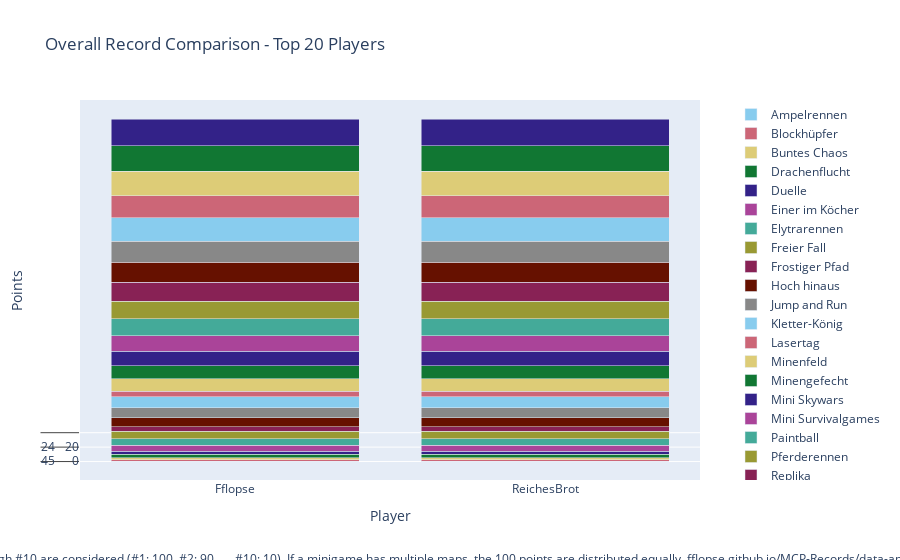

Write notebook code for a chart like this one.
### Code cell
import plotly.graph_objects as go

# Sum all columns to get the total score
outDf['Total'] = outDf.sum(axis=1)

# Sort by total score and fill N/A values with 0
outDf = outDf.sort_values(by='Total', ascending=False).fillna(0)

# Crop to top 10 players
cropDf = outDf.head(20).copy()

# Drop the 'Total' column for plotting
cropDf = cropDf.drop(columns=['Total'])

# Create a color palette
color_palette = px.colors.qualitative.Safe

# Create the stacked bar plot
fig = go.Figure()

for column in cropDf.columns.difference(['Player']):
    fig.add_trace(go.Bar(
        x=cropDf.index,
        y=cropDf[column],
        name=column,
        marker_color=color_palette[len(fig.data) % len(color_palette)]
    ))

# Update layout
fig.update_layout(
    barmode='stack',
    title='Overall Record Comparison - Top 20 Players',
    xaxis=dict(title='Player'),
    yaxis=dict(title='Points'),
    #height=800,
    #width=1000,
    legend=dict(
        x=1.05,
        y=0.5,
        traceorder='normal',
        font=dict(size=12),
        bgcolor='rgba(255, 255, 255, 0)',
        bordercolor='rgba(0, 0, 0, 0)'
    ),
    margin=dict(r=200),  # Adjust right margin to make room for the legend
    annotations=[
        dict(
            x=0.5,
            y=-0.235,
            xref='paper',
            yref='paper',
            text='Max 100 points per minigame. Records #1 through #10 are considered (#1: 100, #2: 90, ..., #10: 10). If a minigame has multiple maps, the 100 points are distributed equally. fflopse.github.io/MCP-Records/data-analysis/global-ranking.ipynb',
            showarrow=False,
            font=dict(size=12),
            xanchor='center'
        )
    ]
)

fig.show()

# save the plot as an html file

fig.write_html('out/overall_record_comparison.html')

### Figure 1 — Plotly figure (JSON) as saved in the notebook; plotly's stock layout.template omitted (floating-point values rounded to 4 significant figures)
{"data": [{"marker": {"color": "rgb(136, 204, 238)"}, "name": "Ampelrennen", "type": "bar", "x": ["Fflopse", "ReichesBrot", "Gobo9", "cediiiiii_10", "Pedrozockt", "HerrDante", "_n3d", "Ex4cted", "JOW23", "CML_Justin", "Umgfoin", "Freeeedom", "yiiq", "Ninivee", "Allooy", "2wc", "lizsyy", "DarkCobweb", "yzvm", "camman18YT"], "y": [[45, 45], [0, 0], [50, 50], [15, 15], [70, 70], [25, 25], [20, 20], [45, 45], [0, 0], [0, 0], [50, 50], [0, 0], [0, 0], [0, 0], [0, 0], [0, 0], [10, 10], [0, 0], [0, 0], [0, 0]]}, {"marker": {"color": "rgb(204, 102, 119)"}, "name": "Blockhüpfer", "type": "bar", "x": ["Fflopse", "ReichesBrot", "Gobo9", "cediiiiii_10", "Pedrozockt", "HerrDante", "_n3d", "Ex4cted", "JOW23", "CML_Justin", "Umgfoin", "Freeeedom", "yiiq", "Ninivee", "Allooy", "2wc", "lizsyy", "DarkCobweb", "yzvm", "camman18YT"], "y": [[80, 80], [100, 100], [40, 40], [0, 0], [0, 0], [0, 0], [0, 0], [70, 70], [0, 0], [60, 60], [0, 0], [0, 0], [0, 0], [0, 0], [20, 20], [0, 0], [0, 0], [0, 0], [0, 0], [0, 0]]}, {"marker": {"color": "rgb(221, 204, 119)"}, "name": "Buntes Chaos", "type": "bar", "x": ["Fflopse", "ReichesBrot", "Gobo9", "cediiiiii_10", "Pedrozockt", "HerrDante", "_n3d", "Ex4cted", "JOW23", "CML_Justin", "Umgfoin", "Freeeedom", "yiiq", "Ninivee", "Allooy", "2wc", "lizsyy", "DarkCobweb", "yzvm", "camman18YT"], "y": [[100, 100], [100, 100], [50, 50], [50, 50], [100, 100], [50, 50], [100, 100], [50, 50], [0, 0], [50, 50], [100, 100], [50, 50], [0, 0], [100, 100], [50, 50], [0, 0], [100, 100], [0, 0], [0, 0], [0, 0]]}, {"marker": {"color": "rgb(17, 119, 51)"}, "name": "Drachenflucht", "type": "bar", "x": ["Fflopse", "ReichesBrot", "Gobo9", "cediiiiii_10", "Pedrozockt", "HerrDante", "_n3d", "Ex4cted", "JOW23", "CML_Justin", "Umgfoin", "Freeeedom", "yiiq", "Ninivee", "Allooy", "2wc", "lizsyy", "DarkCobweb", "yzvm", "camman18YT"], "y": [[0, 0], [0, 0], [0, 0], [0, 0], [26.67, 26.67], [0, 0], [0, 0], [0, 0], [0, 0], [0, 0], [0, 0], [0, 0], [0, 0], [0, 0], [0, 0], [0, 0], [30, 30], [0, 0], [0, 0], [6.667, 6.667]]}, {"marker": {"color": "rgb(51, 34, 136)"}, "name": "Duelle", "type": "bar", "x": ["Fflopse", "ReichesBrot", "Gobo9", "cediiiiii_10", "Pedrozockt", "HerrDante", "_n3d", "Ex4cted", "JOW23", "CML_Justin", "Umgfoin", "Freeeedom", "yiiq", "Ninivee", "Allooy", "2wc", "lizsyy", "DarkCobweb", "yzvm", "camman18YT"], "y": [[0, 0], [0, 0], [0, 0], [60, 60], [0, 0], [0, 0], [0, 0], [0, 0], [0, 0], [0, 0], [0, 0], [0, 0], [0, 0], [0, 0], [0, 0], [60, 60], [0, 0], [60, 60], [60, 60], [0, 0]]}, {"marker": {"color": "rgb(170, 68, 153)"}, "name": "Einer im Köcher", "type": "bar", "x": ["Fflopse", "ReichesBrot", "Gobo9", "cediiiiii_10", "Pedrozockt", "HerrDante", "_n3d", "Ex4cted", "JOW23", "CML_Justin", "Umgfoin", "Freeeedom", "yiiq", "Ninivee", "Allooy", "2wc", "lizsyy", "DarkCobweb", "yzvm", "camman18YT"], "y": [[83.33, 83.33], [13.33, 13.33], [20, 20], [36.67, 36.67], [0, 0], [83.33, 83.33], [10, 10], [0, 0], [13.33, 13.33], [0, 0], [0, 0], [33.33, 33.33], [0, 0], [0, 0], [26.67, 26.67], [0, 0], [0, 0], [0, 0], [0, 0], [0, 0]]}, {"marker": {"color": "rgb(68, 170, 153)"}, "name": "Elytrarennen", "type": "bar", "x": ["Fflopse", "ReichesBrot", "Gobo9", "cediiiiii_10", "Pedrozockt", "HerrDante", "_n3d", "Ex4cted", "JOW23", "CML_Justin", "Umgfoin", "Freeeedom", "yiiq", "Ninivee", "Allooy", "2wc", "lizsyy", "DarkCobweb", "yzvm", "camman18YT"], "y": [[83.33, 83.33], [96.67, 96.67], [30, 30], [0, 0], [0, 0], [0, 0], [63.33, 63.33], [0, 0], [0, 0], [66.67, 66.67], [6.667, 6.667], [56.67, 56.67], [0, 0], [0, 0], [53.33, 53.33], [0, 0], [0, 0], [0, 0], [0, 0], [0, 0]]}, {"marker": {"color": "rgb(153, 153, 51)"}, "name": "Freier Fall", "type": "bar", "x": ["Fflopse", "ReichesBrot", "Gobo9", "cediiiiii_10", "Pedrozockt", "HerrDante", "_n3d", "Ex4cted", "JOW23", "CML_Justin", "Umgfoin", "Freeeedom", "yiiq", "Ninivee", "Allooy", "2wc", "lizsyy", "DarkCobweb", "yzvm", "camman18YT"], "y": [[42.5, 42.5], [40, 40], [45, 45], [50, 50], [25, 25], [62.5, 62.5], [0, 0], [12.5, 12.5], [0, 0], [20, 20], [0, 0], [5, 5], [0, 0], [0, 0], [17.5, 17.5], [40, 40], [0, 0], [0, 0], [0, 0], [0, 0]]}, {"marker": {"color": "rgb(136, 34, 85)"}, "name": "Frostiger Pfad", "type": "bar", "x": ["Fflopse", "ReichesBrot", "Gobo9", "cediiiiii_10", "Pedrozockt", "HerrDante", "_n3d", "Ex4cted", "JOW23", "CML_Justin", "Umgfoin", "Freeeedom", "yiiq", "Ninivee", "Allooy", "2wc", "lizsyy", "DarkCobweb", "yzvm", "camman18YT"], "y": [[0, 0], [90, 90], [100, 100], [0, 0], [0, 0], [0, 0], [0, 0], [0, 0], [0, 0], [0, 0], [0, 0], [80, 80], [0, 0], [60, 60], [20, 20], [0, 0], [0, 0], [0, 0], [0, 0], [0, 0]]}, {"marker": {"color": "rgb(102, 17, 0)"}, "name": "Hoch hinaus", "type": "bar", "x": ["Fflopse", "ReichesBrot", "Gobo9", "cediiiiii_10", "Pedrozockt", "HerrDante", "_n3d", "Ex4cted", "JOW23", "CML_Justin", "Umgfoin", "Freeeedom", "yiiq", "Ninivee", "Allooy", "2wc", "lizsyy", "DarkCobweb", "yzvm", "camman18YT"], "y": [[70, 70], [40, 40], [50, 50], [0, 0], [80, 80], [0, 0], [60, 60], [0, 0], [30, 30], [20, 20], [0, 0], [0, 0], [0, 0], [90, 90], [0, 0], [0, 0], [0, 0], [0, 0], [0, 0], [0, 0]]}, {"marker": {"color": "rgb(136, 136, 136)"}, "name": "Jump and Run", "type": "bar", "x": ["Fflopse", "ReichesBrot", "Gobo9", "cediiiiii_10", "Pedrozockt", "HerrDante", "_n3d", "Ex4cted", "JOW23", "CML_Justin", "Umgfoin", "Freeeedom", "yiiq", "Ninivee", "Allooy", "2wc", "lizsyy", "DarkCobweb", "yzvm", "camman18YT"], "y": [[53.33, 53.33], [93.33, 93.33], [93.33, 93.33], [20, 20], [30, 30], [23.33, 23.33], [0, 0], [0, 0], [0, 0], [16.67, 16.67], [0, 0], [0, 0], [0, 0], [0, 0], [0, 0], [13.33, 13.33], [10, 10], [0, 0], [0, 0], [33.33, 33.33]]}, {"marker": {"color": "rgb(136, 204, 238)"}, "name": "Kletter-König", "type": "bar", "x": ["Fflopse", "ReichesBrot", "Gobo9", "cediiiiii_10", "Pedrozockt", "HerrDante", "_n3d", "Ex4cted", "JOW23", "CML_Justin", "Umgfoin", "Freeeedom", "yiiq", "Ninivee", "Allooy", "2wc", "lizsyy", "DarkCobweb", "yzvm", "camman18YT"], "y": [[85, 85], [100, 100], [30, 30], [0, 0], [10, 10], [20, 20], [0, 0], [0, 0], [0, 0], [20, 20], [0, 0], [0, 0], [80, 80], [0, 0], [0, 0], [0, 0], [0, 0], [0, 0], [15, 15], [30, 30]]}, {"marker": {"color": "rgb(204, 102, 119)"}, "name": "Lasertag", "type": "bar", "x": ["Fflopse", "ReichesBrot", "Gobo9", "cediiiiii_10", "Pedrozockt", "HerrDante", "_n3d", "Ex4cted", "JOW23", "CML_Justin", "Umgfoin", "Freeeedom", "yiiq", "Ninivee", "Allooy", "2wc", "lizsyy", "DarkCobweb", "yzvm", "camman18YT"], "y": [[83.33, 83.33], [13.33, 13.33], [20, 20], [0, 0], [26.67, 26.67], [83.33, 83.33], [0, 0], [30, 30], [43.33, 43.33], [0, 0], [0, 0], [0, 0], [0, 0], [0, 0], [0, 0], [23.33, 23.33], [0, 0], [0, 0], [0, 0], [0, 0]]}, {"marker": {"color": "rgb(221, 204, 119)"}, "name": "Minenfeld", "type": "bar", "x": ["Fflopse", "ReichesBrot", "Gobo9", "cediiiiii_10", "Pedrozockt", "HerrDante", "_n3d", "Ex4cted", "JOW23", "CML_Justin", "Umgfoin", "Freeeedom", "yiiq", "Ninivee", "Allooy", "2wc", "lizsyy", "DarkCobweb", "yzvm", "camman18YT"], "y": [[43.33, 43.33], [20, 20], [6.667, 6.667], [10, 10], [0, 0], [40, 40], [23.33, 23.33], [10, 10], [0, 0], [0, 0], [0, 0], [0, 0], [0, 0], [16.67, 16.67], [0, 0], [0, 0], [0, 0], [0, 0], [0, 0], [0, 0]]}, {"marker": {"color": "rgb(17, 119, 51)"}, "name": "Minengefecht", "type": "bar", "x": ["Fflopse", "ReichesBrot", "Gobo9", "cediiiiii_10", "Pedrozockt", "HerrDante", "_n3d", "Ex4cted", "JOW23", "CML_Justin", "Umgfoin", "Freeeedom", "yiiq", "Ninivee", "Allooy", "2wc", "lizsyy", "DarkCobweb", "yzvm", "camman18YT"], "y": [[12.5, 12.5], [22.5, 22.5], [30, 30], [75, 75], [0, 0], [10, 10], [20, 20], [0, 0], [45, 45], [10, 10], [0, 0], [10, 10], [50, 50], [0, 0], [0, 0], [22.5, 22.5], [0, 0], [60, 60], [35, 35], [0, 0]]}, {"marker": {"color": "rgb(51, 34, 136)"}, "name": "Mini Skywars", "type": "bar", "x": ["Fflopse", "ReichesBrot", "Gobo9", "cediiiiii_10", "Pedrozockt", "HerrDante", "_n3d", "Ex4cted", "JOW23", "CML_Justin", "Umgfoin", "Freeeedom", "yiiq", "Ninivee", "Allooy", "2wc", "lizsyy", "DarkCobweb", "yzvm", "camman18YT"], "y": [[24, 24], [20, 20], [76, 76], [48, 48], [26, 26], [0, 0], [20, 20], [12, 12], [20, 20], [18, 18], [18, 18], [22, 22], [10, 10], [8, 8], [0, 0], [34, 34], [0, 0], [32, 32], [0, 0], [8, 8]]}, {"marker": {"color": "rgb(170, 68, 153)"}, "name": "Mini Survivalgames", "type": "bar", "x": ["Fflopse", "ReichesBrot", "Gobo9", "cediiiiii_10", "Pedrozockt", "HerrDante", "_n3d", "Ex4cted", "JOW23", "CML_Justin", "Umgfoin", "Freeeedom", "yiiq", "Ninivee", "Allooy", "2wc", "lizsyy", "DarkCobweb", "yzvm", "camman18YT"], "y": [[26.67, 26.67], [33.33, 33.33], [16.67, 16.67], [26.67, 26.67], [0, 0], [0, 0], [0, 0], [6.667, 6.667], [16.67, 16.67], [0, 0], [0, 0], [16.67, 16.67], [0, 0], [10, 10], [0, 0], [26.67, 26.67], [0, 0], [10, 10], [0, 0], [60, 60]]}, {"marker": {"color": "rgb(68, 170, 153)"}, "name": "Paintball", "type": "bar", "x": ["Fflopse", "ReichesBrot", "Gobo9", "cediiiiii_10", "Pedrozockt", "HerrDante", "_n3d", "Ex4cted", "JOW23", "CML_Justin", "Umgfoin", "Freeeedom", "yiiq", "Ninivee", "Allooy", "2wc", "lizsyy", "DarkCobweb", "yzvm", "camman18YT"], "y": [[73.33, 73.33], [86.67, 86.67], [0, 0], [0, 0], [50, 50], [40, 40], [6.667, 6.667], [0, 0], [0, 0], [0, 0], [0, 0], [23.33, 23.33], [20, 20], [0, 0], [20, 20], [33.33, 33.33], [0, 0], [16.67, 16.67], [20, 20], [0, 0]]}, {"marker": {"color": "rgb(153, 153, 51)"}, "name": "Pferderennen", "type": "bar", "x": ["Fflopse", "ReichesBrot", "Gobo9", "cediiiiii_10", "Pedrozockt", "HerrDante", "_n3d", "Ex4cted", "JOW23", "CML_Justin", "Umgfoin", "Freeeedom", "yiiq", "Ninivee", "Allooy", "2wc", "lizsyy", "DarkCobweb", "yzvm", "camman18YT"], "y": [[88.33, 88.33], [70, 70], [65, 65], [71.67, 71.67], [38.33, 38.33], [6.667, 6.667], [0, 0], [0, 0], [0, 0], [0, 0], [13.33, 13.33], [8.333, 8.333], [41.67, 41.67], [0, 0], [0, 0], [0, 0], [26.67, 26.67], [0, 0], [13.33, 13.33], [0, 0]]}, {"marker": {"color": "rgb(136, 34, 85)"}, "name": "Replika", "type": "bar", "x": ["Fflopse", "ReichesBrot", "Gobo9", "cediiiiii_10", "Pedrozockt", "HerrDante", "_n3d", "Ex4cted", "JOW23", "CML_Justin", "Umgfoin", "Freeeedom", "yiiq", "Ninivee", "Allooy", "2wc", "lizsyy", "DarkCobweb", "yzvm", "camman18YT"], "y": [[54.66, 54.66], [15.24, 15.24], [91.36, 91.36], [48.45, 48.45], [53.5, 53.5], [6.99, 6.99], [5.437, 5.437], [40.49, 40.49], [1.845, 1.845], [5.922, 5.922], [0, 0], [4.757, 4.757], [29.13, 29.13], [0, 0], [2.524, 2.524], [2.233, 2.233], [15.24, 15.24], [1.262, 1.262], [0, 0], [4.466, 4.466]]}, {"marker": {"color": "rgb(102, 17, 0)"}, "name": "Sammelwahn", "type": "bar", "x": ["Fflopse", "ReichesBrot", "Gobo9", "cediiiiii_10", "Pedrozockt", "HerrDante", "_n3d", "Ex4cted", "JOW23", "CML_Justin", "Umgfoin", "Freeeedom", "yiiq", "Ninivee", "Allooy", "2wc", "lizsyy", "DarkCobweb", "yzvm", "camman18YT"], "y": [[20.47, 20.47], [2.791, 2.791], [27.91, 27.91], [29.53, 29.53], [12.33, 12.33], [6.512, 6.512], [6.744, 6.744], [13.49, 13.49], [2.093, 2.093], [6.279, 6.279], [5.814, 5.814], [6.977, 6.977], [0, 0], [1.628, 1.628], [4.884, 4.884], [0, 0], [3.953, 3.953], [3.023, 3.023], [3.256, 3.256], [4.651, 4.651]]}, {"marker": {"color": "rgb(136, 136, 136)"}, "name": "Schießstand", "type": "bar", "x": ["Fflopse", "ReichesBrot", "Gobo9", "cediiiiii_10", "Pedrozockt", "HerrDante", "_n3d", "Ex4cted", "JOW23", "CML_Justin", "Umgfoin", "Freeeedom", "yiiq", "Ninivee", "Allooy", "2wc", "lizsyy", "DarkCobweb", "yzvm", "camman18YT"], "y": [[96.67, 96.67], [10, 10], [50, 50], [40, 40], [0, 0], [66.67, 66.67], [26.67, 26.67], [90, 90], [10, 10], [0, 0], [0, 0], [0, 0], [0, 0], [0, 0], [0, 0], [0, 0], [33.33, 33.33], [0, 0], [0, 0], [0, 0]]}, {"marker": {"color": "rgb(136, 204, 238)"}, "name": "Spleef", "type": "bar", "x": ["Fflopse", "ReichesBrot", "Gobo9", "cediiiiii_10", "Pedrozockt", "HerrDante", "_n3d", "Ex4cted", "JOW23", "CML_Justin", "Umgfoin", "Freeeedom", "yiiq", "Ninivee", "Allooy", "2wc", "lizsyy", "DarkCobweb", "yzvm", "camman18YT"], "y": [[50, 50], [75, 75], [50, 50], [70, 70], [50, 50], [20, 20], [40, 40], [20, 20], [40, 40], [30, 30], [70, 70], [0, 0], [20, 20], [0, 0], [30, 30], [0, 0], [30, 30], [20, 20], [0, 0], [0, 0]]}, {"marker": {"color": "rgb(204, 102, 119)"}, "name": "Todeswürfel", "type": "bar", "x": ["Fflopse", "ReichesBrot", "Gobo9", "cediiiiii_10", "Pedrozockt", "HerrDante", "_n3d", "Ex4cted", "JOW23", "CML_Justin", "Umgfoin", "Freeeedom", "yiiq", "Ninivee", "Allooy", "2wc", "lizsyy", "DarkCobweb", "yzvm", "camman18YT"], "y": [[50, 50], [0, 0], [0, 0], [0, 0], [40, 40], [90, 90], [0, 0], [0, 0], [0, 0], [0, 0], [60, 60], [0, 0], [0, 0], [0, 0], [0, 0], [0, 0], [0, 0], [0, 0], [0, 0], [30, 30]]}, {"marker": {"color": "rgb(221, 204, 119)"}, "name": "Waffenfolge", "type": "bar", "x": ["Fflopse", "ReichesBrot", "Gobo9", "cediiiiii_10", "Pedrozockt", "HerrDante", "_n3d", "Ex4cted", "JOW23", "CML_Justin", "Umgfoin", "Freeeedom", "yiiq", "Ninivee", "Allooy", "2wc", "lizsyy", "DarkCobweb", "yzvm", "camman18YT"], "y": [[20, 20], [50, 50], [0, 0], [70, 70], [60, 60], [0, 0], [0, 0], [0, 0], [100, 100], [0, 0], [0, 0], [0, 0], [0, 0], [0, 0], [30, 30], [0, 0], [0, 0], [0, 0], [90, 90], [0, 0]]}, {"marker": {"color": "rgb(17, 119, 51)"}, "name": "Walls", "type": "bar", "x": ["Fflopse", "ReichesBrot", "Gobo9", "cediiiiii_10", "Pedrozockt", "HerrDante", "_n3d", "Ex4cted", "JOW23", "CML_Justin", "Umgfoin", "Freeeedom", "yiiq", "Ninivee", "Allooy", "2wc", "lizsyy", "DarkCobweb", "yzvm", "camman18YT"], "y": [[33.33, 33.33], [13.33, 13.33], [50, 50], [86.67, 86.67], [56.67, 56.67], [0, 0], [33.33, 33.33], [0, 0], [30, 30], [0, 0], [0, 0], [0, 0], [20, 20], [20, 20], [0, 0], [20, 20], [0, 0], [63.33, 63.33], [13.33, 13.33], [53.33, 53.33]]}, {"marker": {"color": "rgb(51, 34, 136)"}, "name": "Wettrennen", "type": "bar", "x": ["Fflopse", "ReichesBrot", "Gobo9", "cediiiiii_10", "Pedrozockt", "HerrDante", "_n3d", "Ex4cted", "JOW23", "CML_Justin", "Umgfoin", "Freeeedom", "yiiq", "Ninivee", "Allooy", "2wc", "lizsyy", "DarkCobweb", "yzvm", "camman18YT"], "y": [[82, 82], [62, 62], [72, 72], [40, 40], [10, 10], [12, 12], [4, 4], [0, 0], [0, 0], [8, 8], [0, 0], [0, 0], [40, 40], [0, 0], [26, 26], [8, 8], [14, 14], [0, 0], [10, 10], [0, 0]]}], "layout": {"annotations": [{"font": {"size": 12}, "showarrow": false, "text": "Max 100 points per minigame. Records #1 through #10 are considered (#1: 100, #2: 90, ..., #10: 10). If a minigame has multiple maps, the 100 points are distributed equally. fflopse.github.io/MCP-Records/data-analysis/global-ranking.ipynb", "x": 0.5, "xanchor": "center", "xref": "paper", "y": -0.235, "yref": "paper"}], "barmode": "stack", "legend": {"bgcolor": "rgba(255, 255, 255, 0)", "bordercolor": "rgba(0, 0, 0, 0)", "font": {"size": 12}, "traceorder": "normal", "x": 1.05, "y": 0.5}, "margin": {"r": 200}, "title": {"text": "Overall Record Comparison - Top 20 Players"}, "xaxis": {"title": {"text": "Player"}}, "yaxis": {"title": {"text": "Points"}}}}
